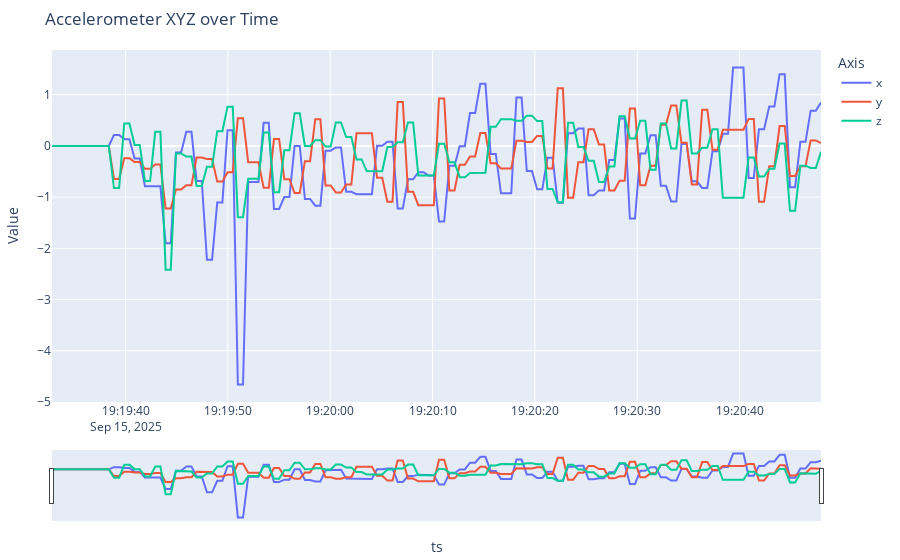

The code cell stored with this chart in its notebook:
### Code cell
res = plot_xyz_csv("fasta.csv")         
res["stats"]    
res["fig"]     
res["df"].head()

### Figure 1 — Plotly figure (JSON) as saved in the notebook; plotly's stock layout.template omitted (floating-point values rounded to 4 significant figures; data arrays with more than 128 entries replaced by an {"elided": "..."} marker saying what was removed)
{"data": [{"mode": "lines", "name": "x", "type": "scatter", "x": {"elided": "150 str values"}, "y": {"elided": "150 float values"}}, {"mode": "lines", "name": "y", "type": "scatter", "x": {"elided": "150 str values"}, "y": {"elided": "150 float values"}}, {"mode": "lines", "name": "z", "type": "scatter", "x": {"elided": "150 str values"}, "y": {"elided": "150 float values"}}], "layout": {"hovermode": "x unified", "legend": {"title": {"text": "Axis"}}, "margin": {"b": 40, "l": 40, "r": 20, "t": 50}, "title": {"text": "Accelerometer XYZ over Time"}, "xaxis": {"rangeslider": {"visible": true}, "title": {"text": "ts"}}, "yaxis": {"title": {"text": "Value"}}}}
